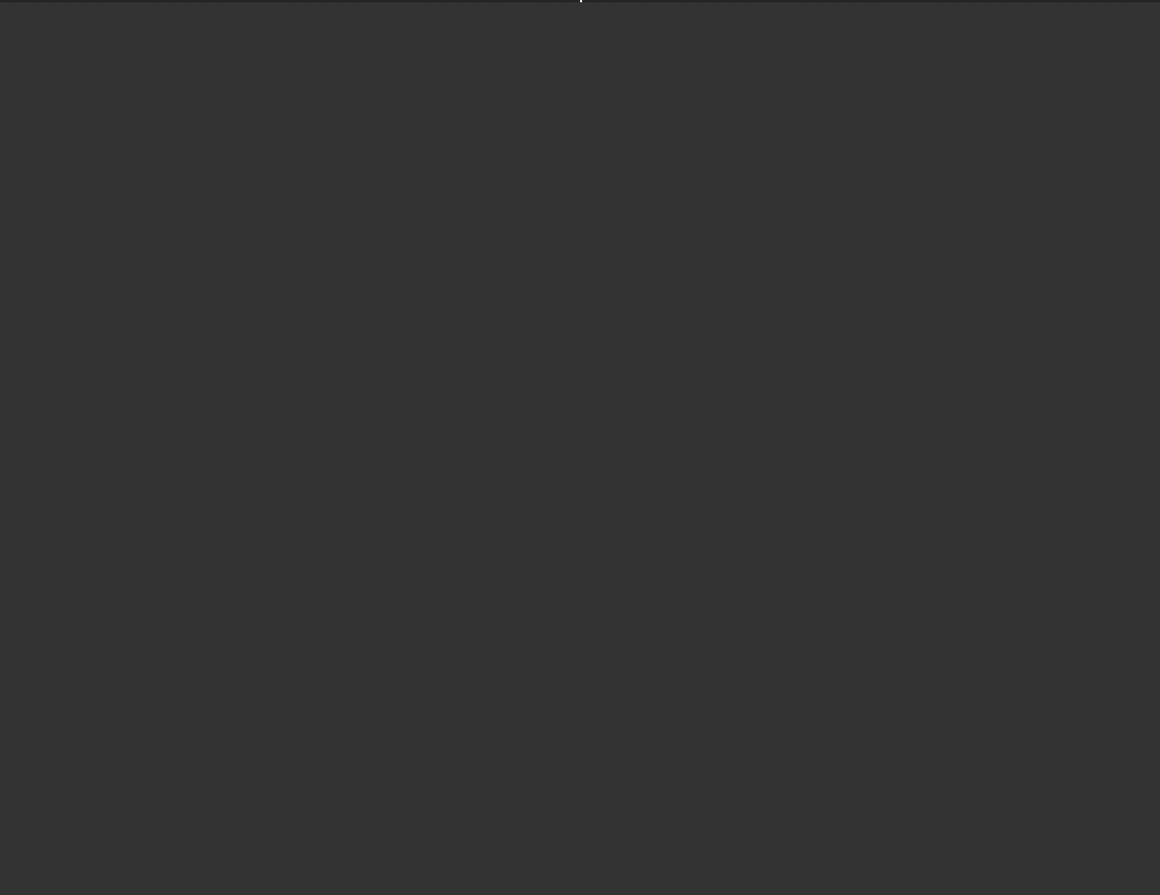
Frame 1 (no input)
Frame 60 (no input): identical to frame 1, image omitted
Frame 120 (the mouse pressed at the canvas centre since frame 60): identical to frame 1, image omitted

The p5.js sketch that drew this single still picture (run headless with seeded random() and noise() and a simulated clock; from frame 60 on, the mouse is pressed at the canvas centre):

// p5.js sketch
// ── sketch.js
var w = window.innerWidth - 40;
var h = window.innerHeight - 105;

var n = 1024;
var s;
var laws;
var index = 0;

var grid = new Array(n);
var start = false;

function setup() {

	createCanvas(w, h)
	background(51);
	noStroke();

	for (let i = 0; i < n; i++){grid[i] = 0;}
	grid[n/2] = 1;
	s = w / n;

	show(0);
}

function draw()	{
	frameRate(24);

	if(start){
		if(index * s > h){start = 0;}
		index++;
		update(laws);
		show(index);
	}

}

function update(l){
	let grid2 = new Array(n);
	for (let i = 1; i < n - 1; i++){
		let j = grid[i-1] * 4 + grid[i] * 2 + grid[i+1];
		grid2[i] = l[j];
	}
	grid = grid2;
}

function show(i){
	for (let j = n / 4; j < n / 4 * 3; j++){
		if(grid[j]){
			fill(230);
		}else{
			fill(35);
		}
		rect(j * s * 2 - n / 2 * s, i * s * 2, s * 2, s * 2);
	}
}

function decToBin(v){
	let arr = new Array(8);
	let i = 0;
	for (i = 7; i >= 0; i--){
		if (v >= pow(2,i)){
			arr[i] = 1;
			v -= pow(2,i);
		}else{
			arr[i] = 0;
		}
	}
	return arr;
}

// ── buttons.js
function myFunction(){
	start = true;
	laws = document.getElementById("myField");
	laws = laws.value;
	laws = decToBin(laws);
}

function myFunction2(){
	start = false;
	background(51);
	for (let i = 0; i < n; i++){
		grid[i] = 0;
	}
	grid[n/2] = 1;
	index = 0;
	show(0);
}

// ── main.css
.field {
    width: 80%;
    padding: 12px 20px;
    margin: 8px 0;
    box-sizing: border-box;
}

.button {
    background-color: #333333; /* Green */
    border: none;
    color: white;
    padding: 15px 32px;
    text-align: center;
    text-decoration: none;
    display: inline-block;
    font-size: 16px;
}

.button:hover{
    background-color: #444444;
}
